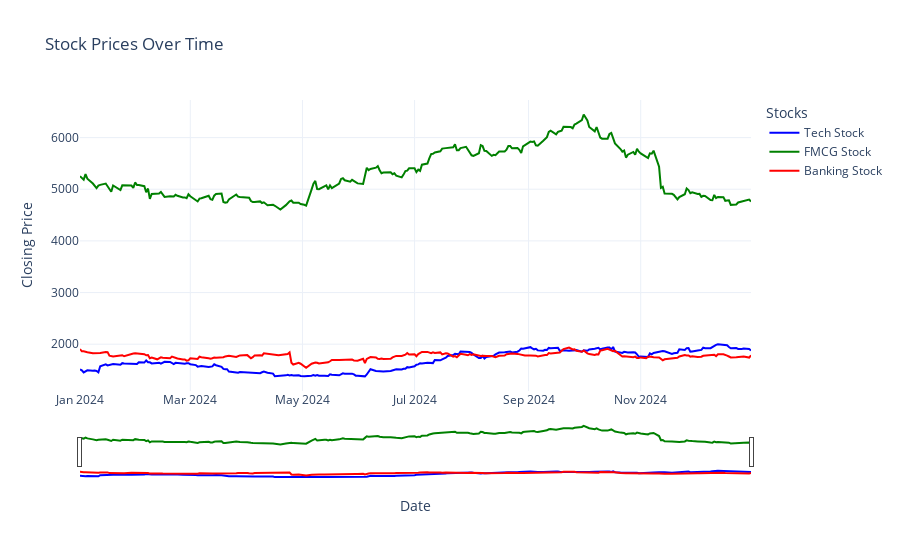

The cell this chart's notebook holds for it:
### Code cell
import plotly.graph_objects as go

# Create a figure
fig = go.Figure()

# Add traces for each stock using the index for the x-axis
fig.add_trace(go.Scatter(x=tech_stock.index, y=tech_stock['Close'], mode='lines', name='Tech Stock', line=dict(color='blue')))
fig.add_trace(go.Scatter(x=fmcg_stock.index, y=fmcg_stock['Close'], mode='lines', name='FMCG Stock', line=dict(color='green')))
fig.add_trace(go.Scatter(x=banking_stock.index, y=banking_stock['Close'], mode='lines', name='Banking Stock', line=dict(color='red')))

# Update layout
fig.update_layout(
    title='Stock Prices Over Time',
    xaxis_title='Date',
    yaxis_title='Closing Price',
    legend_title='Stocks',
    xaxis=dict(rangeslider=dict(visible=True), type='date'),
    template='plotly_white'
)

# Show the plot
fig.show()

### Figure 1 — Plotly figure (JSON) as saved in the notebook; plotly's stock layout.template omitted (floating-point values rounded to 4 significant figures; data arrays with more than 128 entries replaced by an {"elided": "..."} marker saying what was removed)
{"data": [{"line": {"color": "blue"}, "mode": "lines", "name": "Tech Stock", "type": "scatter", "x": {"elided": "246 str values"}, "y": {"elided": "246 float values"}}, {"line": {"color": "green"}, "mode": "lines", "name": "FMCG Stock", "type": "scatter", "x": {"elided": "246 str values"}, "y": {"elided": "246 float values"}}, {"line": {"color": "red"}, "mode": "lines", "name": "Banking Stock", "type": "scatter", "x": {"elided": "246 str values"}, "y": {"elided": "246 float values"}}], "layout": {"legend": {"title": {"text": "Stocks"}}, "title": {"text": "Stock Prices Over Time"}, "xaxis": {"rangeslider": {"visible": true}, "title": {"text": "Date"}, "type": "date"}, "yaxis": {"title": {"text": "Closing Price"}}}}
